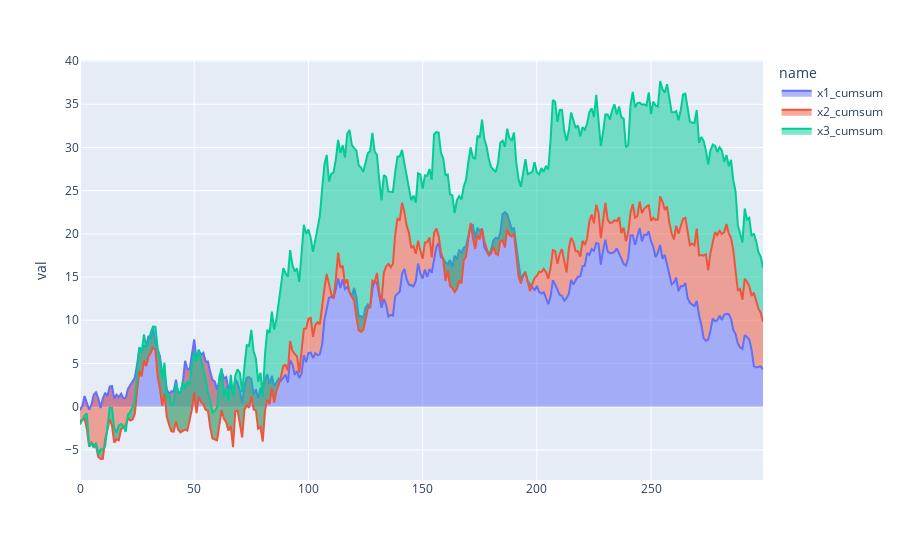

Write notebook code for a chart like this one.
### Code cell
px.area(x_, y="val", color="name",)

### Figure 1 — Plotly figure (JSON) as saved in the notebook; plotly's stock layout.template omitted (floating-point values rounded to 4 significant figures; data arrays with more than 128 entries replaced by an {"elided": "..."} marker saying what was removed)
{"data": [{"hoverlabel": {"namelength": 0}, "hovertemplate": "name=x1_cumsum<br>val=%{y}", "legendgroup": "x1_cumsum", "line": {"color": "#636efa"}, "mode": "lines", "name": "x1_cumsum", "orientation": "v", "showlegend": true, "stackgroup": "1", "type": "scatter", "xaxis": "x", "y": {"elided": "300 float values"}, "yaxis": "y"}, {"hoverlabel": {"namelength": 0}, "hovertemplate": "name=x2_cumsum<br>val=%{y}", "legendgroup": "x2_cumsum", "line": {"color": "#EF553B"}, "mode": "lines", "name": "x2_cumsum", "orientation": "v", "showlegend": true, "stackgroup": "1", "type": "scatter", "xaxis": "x", "y": {"elided": "300 float values"}, "yaxis": "y"}, {"hoverlabel": {"namelength": 0}, "hovertemplate": "name=x3_cumsum<br>val=%{y}", "legendgroup": "x3_cumsum", "line": {"color": "#00cc96"}, "mode": "lines", "name": "x3_cumsum", "orientation": "v", "showlegend": true, "stackgroup": "1", "type": "scatter", "xaxis": "x", "y": {"elided": "300 float values"}, "yaxis": "y"}], "layout": {"legend": {"title": {"text": "name"}, "tracegroupgap": 0}, "margin": {"t": 60}, "xaxis": {"anchor": "y", "domain": [0, 1]}, "yaxis": {"anchor": "x", "domain": [0, 1], "title": {"text": "val"}}}}
